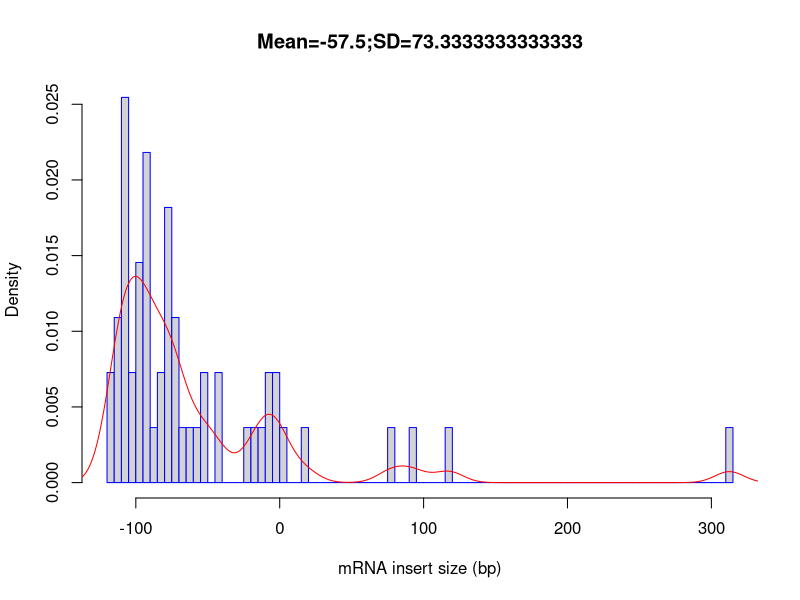

Reproduce this figure in R.
out_file = 'Atha_Ler-0_sl_FLT_0.09G_Rep3'
pdf('Atha_Ler-0_sl_FLT_0.09G_Rep3.inner_distance_plot.pdf')
fragsize=rep(c(-147.5,-142.5,-137.5,-132.5,-127.5,-122.5,-117.5,-112.5,-107.5,-102.5,-97.5,-92.5,-87.5,-82.5,-77.5,-72.5,-67.5,-62.5,-57.5,-52.5,-47.5,-42.5,-37.5,-32.5,-27.5,-22.5,-17.5,-12.5,-7.5,-2.5,2.5,7.5,12.5,17.5,22.5,27.5,32.5,37.5,42.5,47.5,52.5,57.5,62.5,67.5,72.5,77.5,82.5,87.5,92.5,97.5,102.5,107.5,112.5,117.5,122.5,127.5,132.5,137.5,142.5,147.5,152.5,157.5,162.5,167.5,172.5,177.5,182.5,187.5,192.5,197.5,202.5,207.5,212.5,217.5,222.5,227.5,232.5,237.5,242.5,247.5,252.5,257.5,262.5,267.5,272.5,277.5,282.5,287.5,292.5,297.5,302.5,307.5,312.5,317.5,322.5,327.5,332.5,337.5,342.5,347.5),times=c(0,0,0,0,0,0,2,3,7,2,4,6,1,2,5,3,1,1,1,2,0,2,0,0,0,1,1,1,2,2,1,0,0,1,0,0,0,0,0,0,0,0,0,0,0,1,0,0,1,0,0,0,0,1,0,0,0,0,0,0,0,0,0,0,0,0,0,0,0,0,0,0,0,0,0,0,0,0,0,0,0,0,0,0,0,0,0,0,0,0,0,0,1,0,0,0,0,0,0,0))
frag_sd = sd(fragsize)
frag_mean = mean(fragsize)
frag_median = median(fragsize)
write(x=c("Name","Mean","Median","sd"), sep="	", file=stdout(),ncolumns=4)
write(c(out_file,frag_mean,frag_median,frag_sd),sep="	", file=stdout(),ncolumns=4)
hist(fragsize,probability=T,breaks=100,xlab="mRNA insert size (bp)",main=paste(c("Mean=",frag_mean,";","SD=",frag_sd),collapse=""),border="blue")
lines(density(fragsize,bw=10),col='red')
dev.off()
